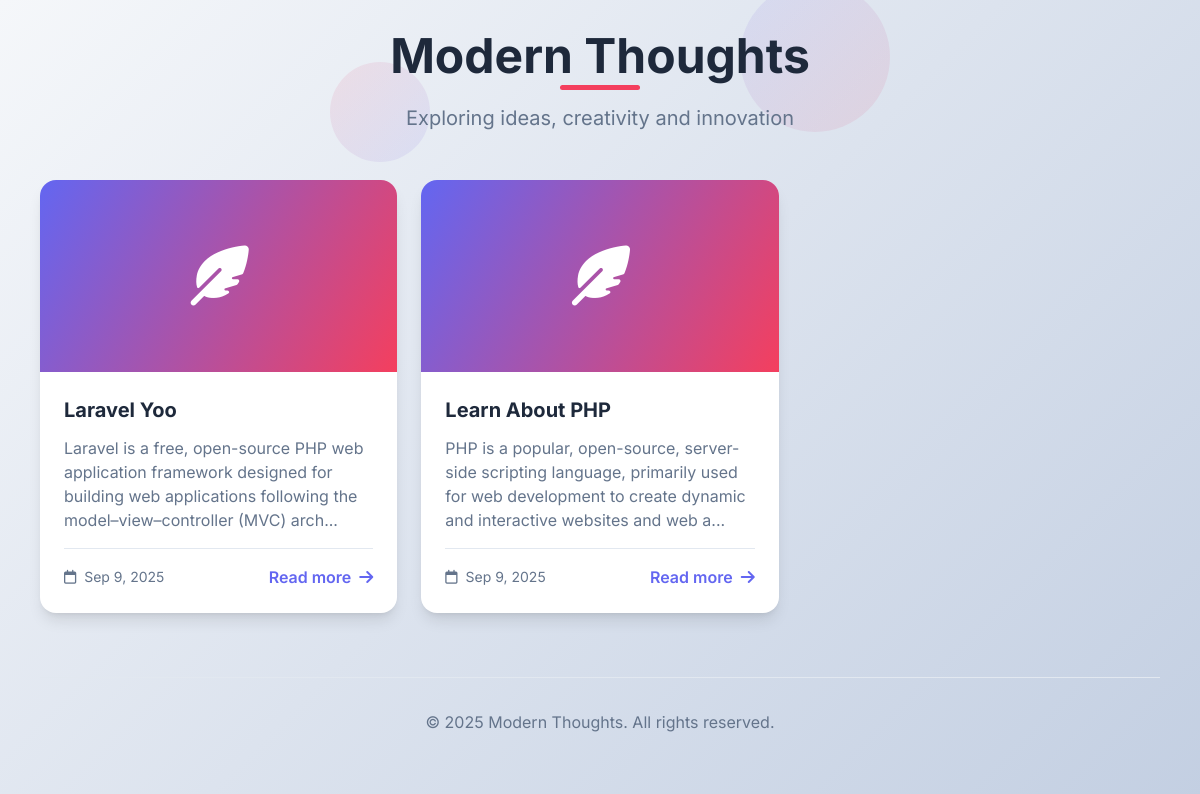
The page / on the database its author committed.
### tables this page shows
CREATE TABLE `posts` (
  `id` int(11) NOT NULL,
  `title` varchar(200) NOT NULL,
  `slug` varchar(200) NOT NULL,
  `content` text NOT NULL,
  `created_at` timestamp NOT NULL DEFAULT current_timestamp(),
  `updated_at` timestamp NOT NULL DEFAULT current_timestamp() ON UPDATE current_timestamp()
);

### public/index.php (the view, shortened to what this page needs)
<?php
require_once "../config/db.php";
$result = mysqli_query($conn, "SELECT * FROM posts ORDER BY created_at DESC");
?>
<!DOCTYPE html>
<html lang="en">
<head>
  <script src="https://cdn.tailwindcss.com"></script>
  <link rel="stylesheet" href="https://cdnjs.cloudflare.com/ajax/libs/font-awesome/6.4.0/css/all.min.css">
</head>
<body class="gradient-bg min-h-screen">
  <div class="container mx-auto px-4 py-8 max-w-6xl">
    <header class="text-center mb-12 relative">
      <div class="inline-block relative">
        <div class="header-circle-1"></div>
        <div class="header-circle-2"></div>
        <h1 class="text-4xl md:text-5xl font-bold text-dark mb-2 title-underline">Modern Thoughts</h1>
        <p class="text-xl text-gray mt-4">Exploring ideas, creativity and innovation</p>
      </div>
    </header>
    <div class="grid grid-cols-1 md:grid-cols-2 lg:grid-cols-3 gap-6 mt-8">
      <?php while ($post = mysqli_fetch_assoc($result)): ?>
        <div class="post-card bg-white rounded-2xl overflow-hidden shadow-lg hover:shadow-xl flex flex-col h-full">
          <div class="post-image h-48 flex items-center justify-center text-white text-6xl">
            <i class="fas fa-feather-alt"></i>
          </div>
          <div class="p-6 flex flex-col flex-grow">
            <h2 class="text-xl font-bold text-dark mb-3">
              <a href="post.php?slug=<?= $post['slug'] ?>" class="hover:text-primaryDark transition-colors duration-300">
                <?= htmlspecialchars($post['title']) ?>
              </a>
            </h2>
            <p class="text-gray flex-grow mb-4"><?= substr(htmlspecialchars($post['content']), 0, 150) ?>...</p>
            <div class="flex justify-between items-center pt-4 border-t border-grayLight">
              <span class="text-sm text-gray"><i class="far fa-calendar mr-1"></i> <?= date('M j, Y', strtotime($post['created_at'])) ?></span>
              <a href="post.php?slug=<?= $post['slug'] ?>" class="read-more text-primary font-semibold flex items-center">
                Read more <i class="fas fa-arrow-right read-more-arrow ml-2"></i>
              </a>
            </div>
          </div>
        </div>
      <?php endwhile; ?>
    </div>
    <footer class="text-center mt-16 py-8 text-gray border-t border-grayLight">
      <p>&copy; <?= date('Y') ?> Modern Thoughts. All rights reserved.</p>
    </footer>
  </div>
</body>
</html>

### public/index.php (style rules this page uses)
body { font-family: 'Inter', sans-serif; }
.gradient-bg { background: linear-gradient(135deg, #f5f7fa 0%, #c3cfe2 100%); }
.post-card { transition: all 0.3s ease; }
.title-underline { position: relative; display: inline-block; }
.title-underline::after { content: ''; position: absolute; bottom: -10px; left: 50%; transform: translateX(-50%); width: 80px; height: 5px; background: #f43f5e; border-radius: 5px; }
.post-image { background: linear-gradient(120deg, #6366f1 0%, #f43f5e 100%); }
.read-more-arrow { transition: transform 0.3s ease; }
.header-circle-1 { position: absolute; top: -50px; right: -80px; width: 150px; height: 150px; border-radius: 50%; background: linear-gradient(135deg, rgba(99, 102, 241, 0.1) 0%, rgba(244, 63, 94, 0.1) 100%); z-index: -1; }
.header-circle-2 { position: absolute; bottom: -30px; left: -60px; width: 100px; height: 100px; border-radius: 50%; background: linear-gradient(135deg, rgba(244, 63, 94, 0.1) 0%, rgba(99, 102, 241, 0.1) 100%); z-index: -1; }

### rows shown on the page
posts: title "Laravel Yoo", content "Laravel is a free, open-source PHP web application framework designed for building web applications following the model–view–controller (MVC) arch", created_at "Sep 9, 2025"
posts: title "Learn About PHP", content "PHP is a popular, open-source, server-side scripting language, primarily used for web development to create dynamic and interactive websites and web a", created_at "Sep 9, 2025"
